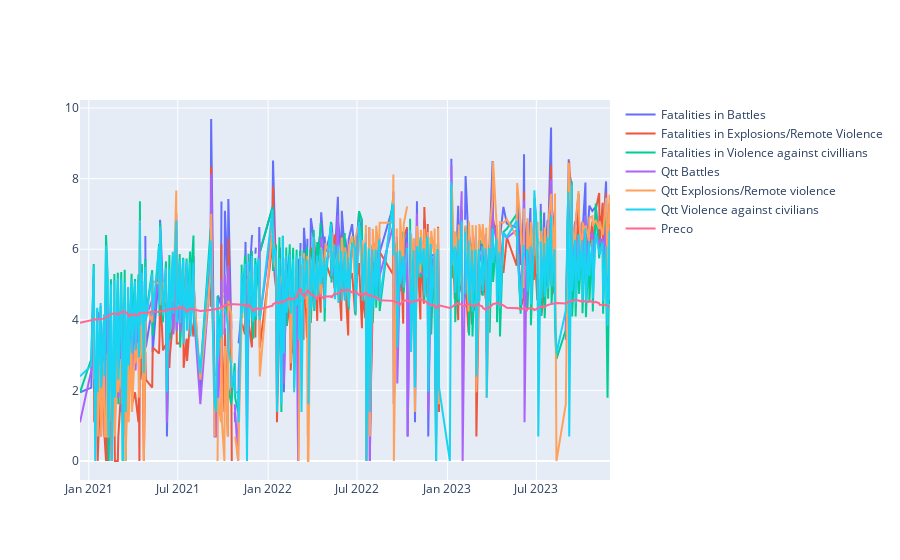

Write notebook code for a chart like this one.
### Code cell
import plotly.express as px
import plotly.graph_objs as go

fig = go.Figure()

for col in df_conflitos_mundiais.columns:
    if (col.startswith('log')):
        fig.add_trace(go.Scatter(
            x=df_conflitos_mundiais['Date'], y=df_conflitos_mundiais[col],
            mode='lines', yaxis='y', name=col.replace('log_','')
            #, custom_data=['year', config.DICT_Y[stat][0], 'country_code']
            )
        )

# hide axes
fig.update_layout(
    hovermode='x unified',
)

fig

### Figure 1 — Plotly figure (JSON) as saved in the notebook; plotly's stock layout.template omitted (floating-point values rounded to 4 significant figures; data arrays with more than 128 entries replaced by an {"elided": "..."} marker saying what was removed)
{"data": [{"mode": "lines", "name": "Fatalities in Battles", "type": "scatter", "x": {"elided": "305 str values"}, "y": {"elided": "305 float values"}, "yaxis": "y"}, {"mode": "lines", "name": "Fatalities in Explosions/Remote Violence", "type": "scatter", "x": {"elided": "305 str values"}, "y": {"elided": "305 float values"}, "yaxis": "y"}, {"mode": "lines", "name": "Fatalities in Violence against civillians", "type": "scatter", "x": {"elided": "305 str values"}, "y": {"elided": "305 float values"}, "yaxis": "y"}, {"mode": "lines", "name": "Qtt Battles", "type": "scatter", "x": {"elided": "305 str values"}, "y": {"elided": "305 float values"}, "yaxis": "y"}, {"mode": "lines", "name": "Qtt Explosions/Remote violence", "type": "scatter", "x": {"elided": "305 str values"}, "y": {"elided": "305 float values"}, "yaxis": "y"}, {"mode": "lines", "name": "Qtt Violence against civilians", "type": "scatter", "x": {"elided": "305 str values"}, "y": {"elided": "305 float values"}, "yaxis": "y"}, {"mode": "lines", "name": "Preco", "type": "scatter", "x": {"elided": "305 str values"}, "y": {"elided": "305 float values"}, "yaxis": "y"}], "layout": {"hovermode": "x unified"}}
